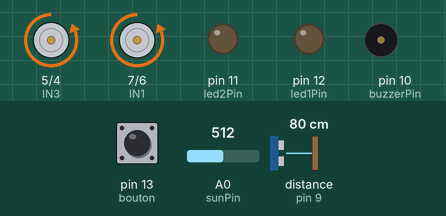
Recording of a sketch running on a simulated Arduino Uno, built with avr-gcc and run on an emulated ATmega328P. Parts: motor-driver pin pairs drawn as motors (green arrow = first pin HIGH = forward, orange = second pin HIGH = backward, longer = more drive), output pins drawn as LEDs (lit = HIGH), buzzer (waves = sounding, pin HIGH). Wiring (inferred from the names in the program): ultrasonic range finder: trigger pin 8; echo pin 9. Dashed ring = blinking. The test bench sets the inputs (shaded band); at power-on: distance to the obstacle (sensor on pin 9) 80 cm, pin 13 (bouton) HIGH, A0 (sunPin) = 512. The echo pulse lasts 58.3 µs per cm; pins used as bus, display or sensor lines are not drawn.

Above: at 1.2 s.
1.3 s: distance to the obstacle (sensor on pin 9) set to 34 cm
2.8 s: distance to the obstacle (sensor on pin 9) set to 28 cm
At 2.94 s:
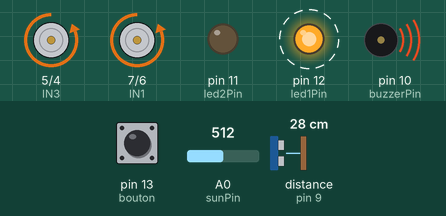
5.8 s: pin 13 (bouton) pulled LOW for 0.15 s
At 6.55 s:
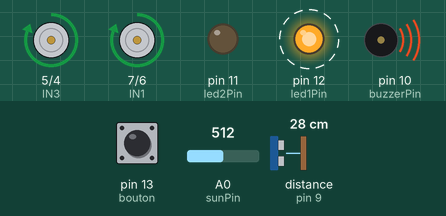
8.8 s: A0 (sunPin) set to 935
At 8.96 s:
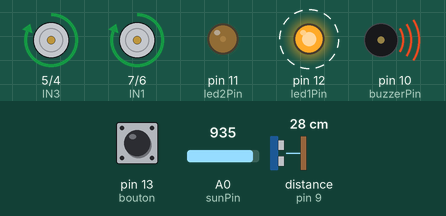
11.8 s: distance to the obstacle (sensor on pin 9) set to 17 cm
At 13.37 s:
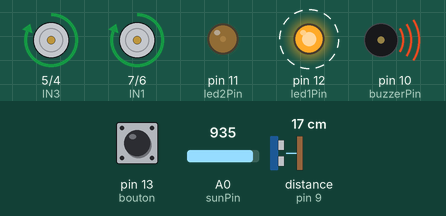
14.8 s: distance to the obstacle (sensor on pin 9) set to 14 cm
At 14.98 s:
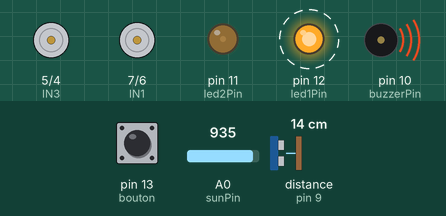
Timing chart, 0 to 18.8 s (numbered marks = the images above; inputs shaded):
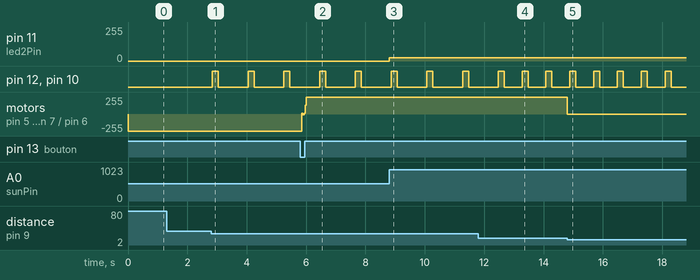

The sketch:

main3.ino
```cpp
// importer librairie Arduino.h
#include <Arduino.h>

// ---- définition des variables ----

// Pin de la carte.
const int trigPin = 8; // Trigger (émission)
const int echoPin = 9; // Echo (réception)
const int buzzerPin = 10;
const int led1Pin = 12; // led recul
const int led2Pin = 11; // led phare
const int sunPin = A0;
const int bouton = 13;

int etatBouton = 0;

// --- Variables globales. ----
int periodeD = 2000;
unsigned long debutD = 0;

// Variable pour led phare.
int periodeL = 100;
unsigned long debutL = 0;
int etatLed = 0;
float intensite = 0;
float lum = 0;

// Variable pour capteur distance.
long dureeEcho; // durée de l'echo
int distance;   // distance

// Variables pour Buzzer.
int etatBuzzer = 0;
int dureeEteint = 200;
int dureeAllume = 200;
int dureeBuzzer = dureeEteint;
unsigned long debutB = 0;

// Variables pour moteurs.
int dureeM = 2000;
int debutM = 0;
int etatM = 0; // sens 1 ou 2 et eteinrt (0)

const int IN1 = 7;
const int IN2 = 6;
const int IN3 = 5;
const int IN4 = 4;

// ---- définition des fonctions ----

int getDistance() // retourne la distance de l'obstacle détecté par le capteur.
{
  int d;
  // Émission d'un signal de durée 10 microsecondes
  digitalWrite(trigPin, LOW);
  delayMicroseconds(5);
  digitalWrite(trigPin, HIGH);
  delayMicroseconds(10);
  digitalWrite(trigPin, LOW);
  // Écoute de l'écho
  dureeEcho = pulseIn(echoPin, HIGH);
  // Calcul de la distance
  d = dureeEcho * 0.034 / 2; // distance = 1/2 vitesse du son fois la durée
  return d;
}

void testSun() // allume la led "phare" plus ou moins fortement selon la lumière présente. (compris entre 1030 (noir dehors) et 850)
{
  lum = int(analogRead(A0));
  intensite = map(lum,925,1023,0,255);//1,417 * lum - 1204,17;
  if (lum < 925)
  {
    analogWrite(led2Pin, 0);
  }
  else
  {
    analogWrite(led2Pin, intensite);
  }
}

void testDuree(int d) // Change la duree d'allumage du buzzer en fonction de la distance.
{
  if (d > 0 and d <= 5)
  {
    dureeEteint = 50;
  }
  if (d > 5 and d <= 10)
  {
    dureeEteint = 200;
  }
  if (d > 10 and d <= 20)
  {
    dureeEteint = 600;
  }
  if (d > 20 and d <= 30)
  {
    dureeEteint = 1000;
  }
}

void testBuzzer(int d) // change l'etat du buzzer en fonction de la duree eteinte ou allumee.
{
  if (millis() - debutB > dureeBuzzer)
  {
    if (etatBuzzer == 0 and d <= 30)
    {
      digitalWrite(buzzerPin, HIGH);
      digitalWrite(led1Pin, HIGH);
      etatBuzzer = 1;
      dureeBuzzer = dureeAllume; // duree avant prochain changement d'etat
    }
    else if (etatBuzzer == 1)
    {
      digitalWrite(buzzerPin, LOW);
      digitalWrite(led1Pin, LOW);
      etatBuzzer = 0;
      dureeBuzzer = dureeEteint;
    }
    debutB = millis();
  }
}

void testMoteur(int d) // change l'etat du buzzer en fonction de la duree eteinte ou allumee.
{
  if (d < 15)
  {
    digitalWrite(IN1, LOW);
    digitalWrite(IN2, LOW);
    digitalWrite(IN3, LOW);
    digitalWrite(IN4, LOW);
  }
  else
  {
    if (etatM ==1)
    {
      digitalWrite(IN1, HIGH);
      digitalWrite(IN2, LOW);
      digitalWrite(IN3, HIGH);
      digitalWrite(IN4, LOW);
    }
    else
    {
      digitalWrite(IN1, LOW);
      digitalWrite(IN2, HIGH);
      digitalWrite(IN3, LOW);
      digitalWrite(IN4, HIGH);
    }
  }
}

void testBouton() // change l'etat du buzzer en fonction de la duree eteinte ou allumee.
{
  if (digitalRead(bouton) == LOW)
  {
    etatBouton = 1;
    switch (etatM)
    {
    case 0:
      etatM = 1;
      break;
    case 1:
      etatM = 0;
      break;
    }
  }
  else
  {
    etatBouton = 0;
  }
}

void debug()
{
  Serial.print("dureeBuzzer: ");
  Serial.print(dureeBuzzer);
  Serial.print(" | etatBuzzer:");
  Serial.print(etatBuzzer);
  Serial.print(" | lum:");
  Serial.print(lum);
  Serial.print(" | intensite:");
  Serial.print(intensite);
  Serial.print(" | etatM:");
  Serial.print(etatM);
  Serial.print(" | dureeEteint:");
  Serial.print(dureeEteint);
    Serial.print(" | etatBouton: ");
  Serial.print(etatBouton);
  Serial.print(" | distance: ");
  Serial.print(distance);
  Serial.print("\n");
}

void setup()
{
  pinMode(trigPin, OUTPUT); // Configuration du port du Trigger comme une SORTIE
  pinMode(echoPin, INPUT);  // Configuration du port de l'Echo comme une ENTREE
  pinMode(bouton, INPUT_PULLUP);
  pinMode(led1Pin, OUTPUT);
  pinMode(led2Pin, OUTPUT);
  pinMode(buzzerPin, OUTPUT);
  Serial.begin(9600); // Démarrage de la communication série

  pinMode(IN1, OUTPUT);
  pinMode(IN2, OUTPUT);
  pinMode(IN3, OUTPUT);
  pinMode(IN4, OUTPUT);
}

// ---- MAIN ----

void loop() // appellé en boucle par le processeur.
{
  distance = getDistance();
  testDuree(distance);  // Test si la distance implique de changer la durée du bip.
  testBuzzer(distance); // Test si il est temps de changer l'etat du buzzer. Buzz avec une fréquence qui dépend de la durée d'allumage.
  testMoteur(distance); // Change sens du moteur en fonction du temps.
  testBouton(); // Vérifie dans quel mode de fonctionnement est le système.
  testSun(); // Test si la lumière extérieur implique de changer l'intensité lumineuse du phare.
  //debug();   // montre valeurs des variables de distances, d'etat des lampes et buzzer, d'intensite lumineuse.
}
```

Measured:
- the behaviour switches between 32 and 31 cm on distance to the obstacle (sensor on pin 9) (found by bisection; images 0 and 1)
- the behaviour switches between 16 and 15 cm on distance to the obstacle (sensor on pin 9) (found by bisection; images 4 and 5)
- after the input at 1.3 s, every drawn part: stays the same
- after the input at 2.8 s, pin 12 (led1Pin), pin 10 (buzzerPin): alternates HIGH for 0.20 s and LOW for 1.0 s, starting after 0.05 s
- after the input at 5.8 s, motor on pin 5 (IN3) / pin 4 (IN4), motor on pin 7 (IN1) / pin 6 (IN2): backward 255/255 → forward 255/255 after 0.05 s
- after the input at 8.8 s, pin 11 (led2Pin): 0/255 → 26/255 at once
- after the input at 11.8 s, pin 12 (led1Pin), pin 10 (buzzerPin): alternates HIGH for 0.20 s and LOW for 0.60 s, starting after 1.5 s
- after the input at 14.8 s, motor on pin 5 (IN3) / pin 4 (IN4), motor on pin 7 (IN1) / pin 6 (IN2): forward 255/255 → stopped at once
